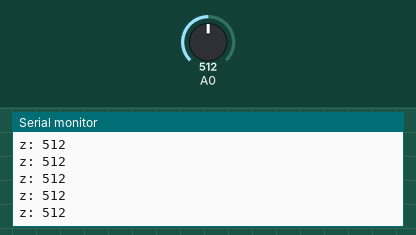
The sketch below on a simulated Arduino Uno, built with avr-gcc and run on an emulated ATmega328P. Shown: the last lines printed to the serial monitor. The inputs (shaded band) are chosen by the test bench; at power-on: A0 = 512.

Above: at 1.2 s.
1.3 s: A0 set to 716
At 1.56 s:
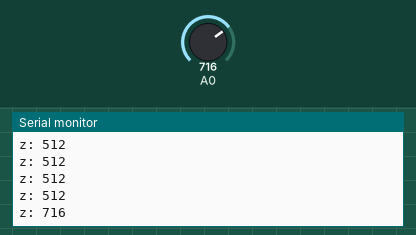
2.8 s: A0 set to 900
At 2.96 s:
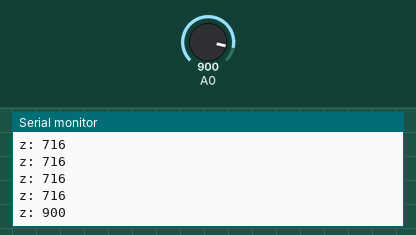
Timing chart, 0 to 5.8 s (numbered marks = the images above; inputs shaded):
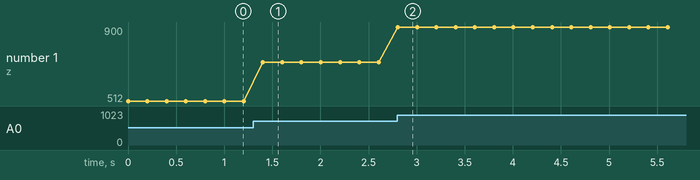

The sketch:

Accelerometer_z_ax_test.ino
```cpp
int z;
void setup()
{
  Serial.begin(9600);
  pinMode(A0, INPUT);

}

void loop()
{
  z = analogRead(A0);

  Serial.print("z: ");
  Serial.println(z);
  delay(200);

}
```

Measured:
- after the input at 1.3 s, the serial monitor: prints a new line after 0.10 s (image 1)
- after the input at 2.8 s, the serial monitor: prints a new line at once (image 2)
- plotted number 1: 512 → 716 after the input at 1.3 s, 716 → 900 after the input at 2.8 s
